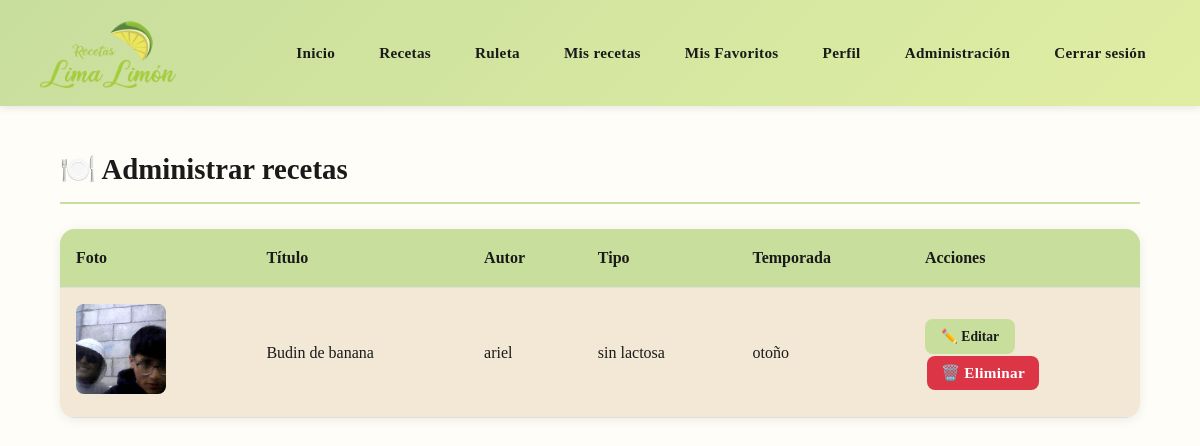
The app's page /admin_recetas.php (signed in) with its own data.
### tables this page shows
CREATE TABLE `recetas` (
  `id` int(11) NOT NULL,
  `titulo` varchar(255) DEFAULT NULL,
  `descripcion` text DEFAULT NULL,
  `usuario_id` int(11) DEFAULT NULL,
  `ingredientes` text DEFAULT NULL,
  `pasos` text DEFAULT NULL,
  `tipo` varchar(150) DEFAULT NULL,
  `estacion` varchar(50) DEFAULT NULL,
  `imagen` varchar(255) DEFAULT NULL
);

CREATE TABLE `usuarios` (
  `id` int(11) NOT NULL,
  `nombre` varchar(100) DEFAULT NULL,
  `email` varchar(100) DEFAULT NULL,
  `password` varchar(255) DEFAULT NULL,
  `preferencia_tipo` varchar(150) DEFAULT NULL,
  `rol` varchar(20) NOT NULL DEFAULT 'usuario'
);

### admin_recetas.php (the view, shortened to what this page needs)
<?php
include("config.php");
$stmt = $conn->prepare("
SELECT
recetas.*,
usuarios.nombre
FROM recetas
JOIN usuarios
ON recetas.usuario_id = usuarios.id
ORDER BY recetas.id DESC
");
$stmt->execute();
$result = $stmt->get_result();
?>
<!DOCTYPE html>
<html lang="es">
<head>
<link rel="stylesheet" href="css/style.css">
</head>
<body>
<?php include("header.php"); ?>
<div class="container">
<h2>🍽️ Administrar recetas</h2>
<table class="tabla-admin">
<thead>
<tr>
<th>Foto</th>
<th>Título</th>
<th>Autor</th>
<th>Tipo</th>
<th>Temporada</th>
<th>Acciones</th>
</tr>
</thead>
<tbody>
<?php while($row = $result->fetch_assoc()){ ?>
<tr>
<td data-label="Foto">
<?php if(!empty($row['imagen'])){ ?>
<img
src="uploads/<?php echo htmlspecialchars($row['imagen']); ?>"
class="mini-receta"
>
<?php }else{ ?>
Sin imagen
<?php } ?>
</td>
<td data-label="Título">
<?php echo htmlspecialchars($row['titulo']); ?>
</td>
<td data-label="Autor">
<?php echo htmlspecialchars($row['nombre']); ?>
</td>
<td data-label="Tipo">
<?php echo htmlspecialchars($row['tipo']); ?>
</td>
<td data-label="Temporada">
<?php echo htmlspecialchars($row['estacion']); ?>
</td>
<td data-label="Acciones">
<a
href="editar_receta.php?id=<?php echo $row['id']; ?>"
class="btn-editar"
>
✏️ Editar
</a>
<form action="eliminar_receta.php" method="POST">
    <button
        class="btn-eliminar"
        onclick="return confirm('¿Eliminar esta receta?')"
    >
        🗑️ Eliminar
    </button>
</form>
</td>
</tr>
<?php } ?>
</tbody>
</table>
</div>
</body>
</html>

### css/style.css (style rules this page uses)
:root { --crema: #FFFDF7; --beige: #F2E8D5; --verde-medio: #C8DE9D; --verde-claro: #E0EEA3; --negro: #1a1a1a; --gris-suave: #888; --sombra: 0 2px 12px rgba(0,0,0,0.08); --radio: 12px; }
*, *::before, *::after { box-sizing: border-box; margin: 0; padding: 0; }
body { font-family: 'Georgia', serif; background: var(--crema); color: var(--negro); line-height: 1.6; min-height: 100vh; overflow-x: hidden; }
img { max-width: 100%; height: auto; }
.container { width: 90%; max-width: 1100px; margin: 40px auto; }
.container h2 { font-size: 1.8rem; font-weight: 700; color: var(--negro); margin-bottom: 24px; border-bottom: 2px solid var(--verde-medio); padding-bottom: 10px; }
button { max-width: 100%; margin-top: 14px; padding: 10px 22px; background: var(--verde-medio); color: var(--negro); border: none; border-radius: 8px; cursor: pointer; font-family: inherit; font-size: 0.95rem; font-weight: 600; letter-spacing: 0.02em; transition: background 0.2s, transform 0.1s; }
.btn-editar { display:inline-block; margin-top:6px; padding:7px 16px; font-size:0.85rem; font-weight:600; text-decoration:none; border:none; border-radius:8px; background: var(--verde-medio); color: var(--negro); transition: background 0.2s, transform 0.1s; }
.tabla-admin { width:100%; border-collapse:collapse; margin-top:25px; background:var(--beige); border-radius:12px; overflow:hidden; box-shadow:var(--sombra); }
.tabla-admin th { background:var(--verde-medio); padding:15px; text-align:left; }
.tabla-admin td { padding:14px; border-bottom:1px solid #ddd; }
.tabla-admin button { margin:2px; padding:8px 14px; }
.btn-eliminar { display:inline-block; padding:8px 14px; margin:2px; border-radius:8px; text-decoration:none; font-weight:600; background:#dc3545; color:white; transition:.2s; }
.mini-receta { width:90px; height:70px; object-fit:cover; border-radius:8px; }
.tabla-admin { width:100%; border-collapse:collapse; background:var(--beige); border-radius:15px; overflow:hidden; box-shadow:var(--sombra); }
.tabla-admin th, .tabla-admin td { padding:16px; text-align:left; border-bottom:1px solid #ddd; }
.tabla-admin th { background:var(--verde-medio); }
.mini-receta { width:90px; height:90px; object-fit:cover; border-radius:8px; }

### records on screen
recetas: imagen (picture), titulo "Budin de banana", usuario.nombre "ariel", tipo "sin lactosa", estacion "otoño"
